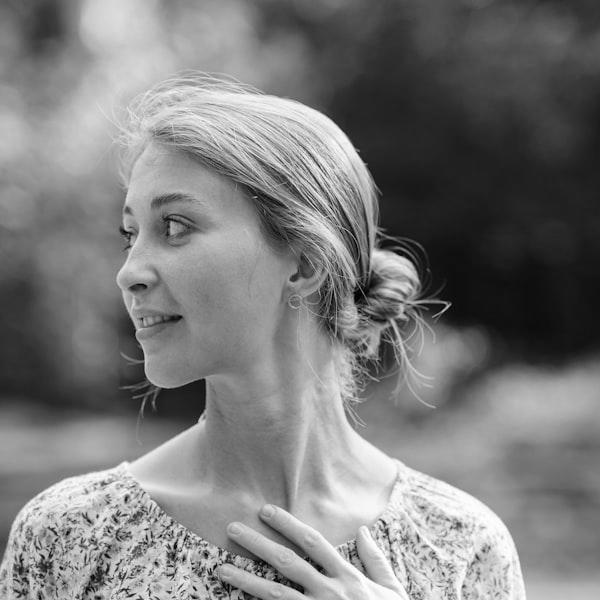
#> input picture saida_cinza.jpg, 600 x 600 px
$ python converter_preto_branco_jpg.py
#> lines starting #> are read from the running program, lines starting #| are printed output that depends on the picture; after the words box and inside, x2 and y2 are one past the last pixel; in counts of white or black regions, pixels touching at a corner belong together
from PIL import Image

def binarizacao_automatica(entrada, saida):
    """
    Converte uma imagem em tons de cinza para preto e branco (binária)
    de forma automática, escolhendo o limiar ideal.
    """
#> called with entrada = 'saida_cinza.jpg', saida = 'saida_binaria_auto.jpg'
    # Abre a imagem em tons de cinza
    imagem = Image.open(entrada)
#> imagem is the input picture: PIL image 600x600 L; min 0, max 255, mean 122.8
    imagem = imagem.convert("L")

    largura, altura = imagem.size
#> largura = 600; altura = 600

    # Calcula o limiar automático como a média de todos os pixels
    total_pixels = largura * altura
#> total_pixels = 360000
    soma = 0
    for x in range(largura):
        for y in range(altura):
            soma += imagem.getpixel((x, y))
#> after the loop, soma = 44211713
    limiar = soma // total_pixels
#> limiar = 122
    print(f"🔹 Limiar automático calculado: {limiar}")
#| 🔹 Limiar automático calculado: 122

    # Cria imagem binária
    imagem_binaria = Image.new("1", (largura, altura))
#> imagem_binaria: PIL image 600x600 1; every value is 0

    for x in range(largura):
        for y in range(altura):
            pixel = imagem.getpixel((x, y))
            if pixel > limiar:
                imagem_binaria.putpixel((x, y), 1)  # branco
            else:
                imagem_binaria.putpixel((x, y), 0)  # preto
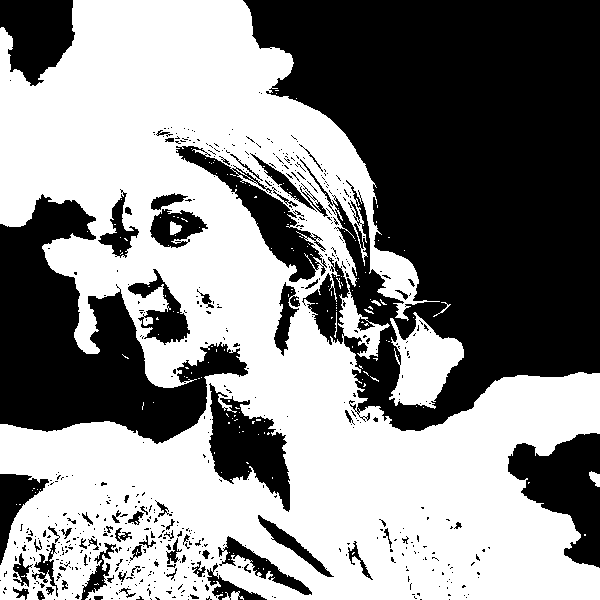
#> imagem_binaria: PIL image 600x600 1; 53.7% white; 581 black regions (507 under 20 px), largest, box (x1, y1, x2, y2) and area: (243, 0, 600, 431) 101664, (0, 194, 248, 444) 27699, (508, 433, 600, 568) 6780

    # Salva a imagem binária
    imagem_binaria.save(saida, "JPEG")
    print(f"✅ Imagem binária salva como: {saida}")

# Exemplo de uso
binarizacao_automatica("saida_cinza.jpg", "saida_binaria_auto.jpg")
